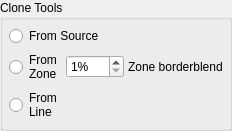
                 <widget class="QGroupBox" name="groupBox_9">
                  <property name="title">
                   <string>Clone Tools</string>
                  </property>
                  <layout class="QGridLayout" name="grid_groupBox_9" columnstretch="3,2,3">
                   <property name="leftMargin">
                    <number>6</number>
                   </property>
                   <property name="topMargin">
                    <number>6</number>
                   </property>
                   <property name="rightMargin">
                    <number>6</number>
                   </property>
                   <property name="bottomMargin">
                    <number>6</number>
                   </property>
                   <property name="spacing">
                    <number>4</number>
                   </property>
                   <item row="0" column="0" colspan="3">
                    <widget class="QRadioButton" name="Objects_Clone">
                     <property name="styleSheet">
                      <string notr="true">QRadioButton::indicator {
	image: url(./UI/Icons/CloneSourceSmall.png);
}
</string>
                     </property>
                     <property name="text">
                      <string>From Source</string>
                     </property>
                     <property name="iconSize">
                      <size>
                       <width>50</width>
                       <height>50</height>
                      </size>
                     </property>
                    </widget>
                   </item>
                   <item row="1" column="0">
                    <widget class="QRadioButton" name="Objects_CloneZone">
                     <property name="styleSheet">
                      <string notr="true">QRadioButton::indicator {
	image: url(./UI/Icons/CloneZoneSmall.png);
}

</string>
                     </property>
                     <property name="text">
                      <string>From
Zone</string>
                     </property>
                     <property name="iconSize">
                      <size>
                       <width>50</width>
                       <height>50</height>
                      </size>
                     </property>
                    </widget>
                   </item>
                   <item row="1" column="1">
                    <widget class="QSpinBox" name="borderBlend_SpinBox">
                     <property name="toolTip">
                      <string>the % of the max width from the border of the cloned zone that is to be blend we the original zone</string>
                     </property>
                     <property name="toolTipDuration">
                      <number>2</number>
                     </property>
                     <property name="suffix">
                      <string>%</string>
                     </property>
                     <property name="prefix">
                      <string />
                     </property>
                     <property name="minimum">
                      <number>1</number>
                     </property>
                     <property name="maximum">
                      <number>100</number>
                     </property>
                     <property name="singleStep">
                      <number>1</number>
                     </property>
                    </widget>
                   </item>
                   <item row="1" column="2">
                    <widget class="QLabel" name="borderBlend_Label">
                     <property name="text">
                      <string>Zone borderblend</string>
                     </property>
                    </widget>
                   </item>
                   <item row="2" column="0" colspan="3">
                    <widget class="QRadioButton" name="Objects_CloneLine">
                     <property name="styleSheet">
                      <string notr="true">QRadioButton::indicator {
	image: url(./UI/Icons/CloneLineSmall.png);
}
</string>
                     </property>
                     <property name="text">
                      <string>From
Line</string>
                     </property>
                     <property name="iconSize">
                      <size>
                       <width>50</width>
                       <height>50</height>
                      </size>
                     </property>
                    </widget>
                   </item>
                  </layout>
                 </widget>
